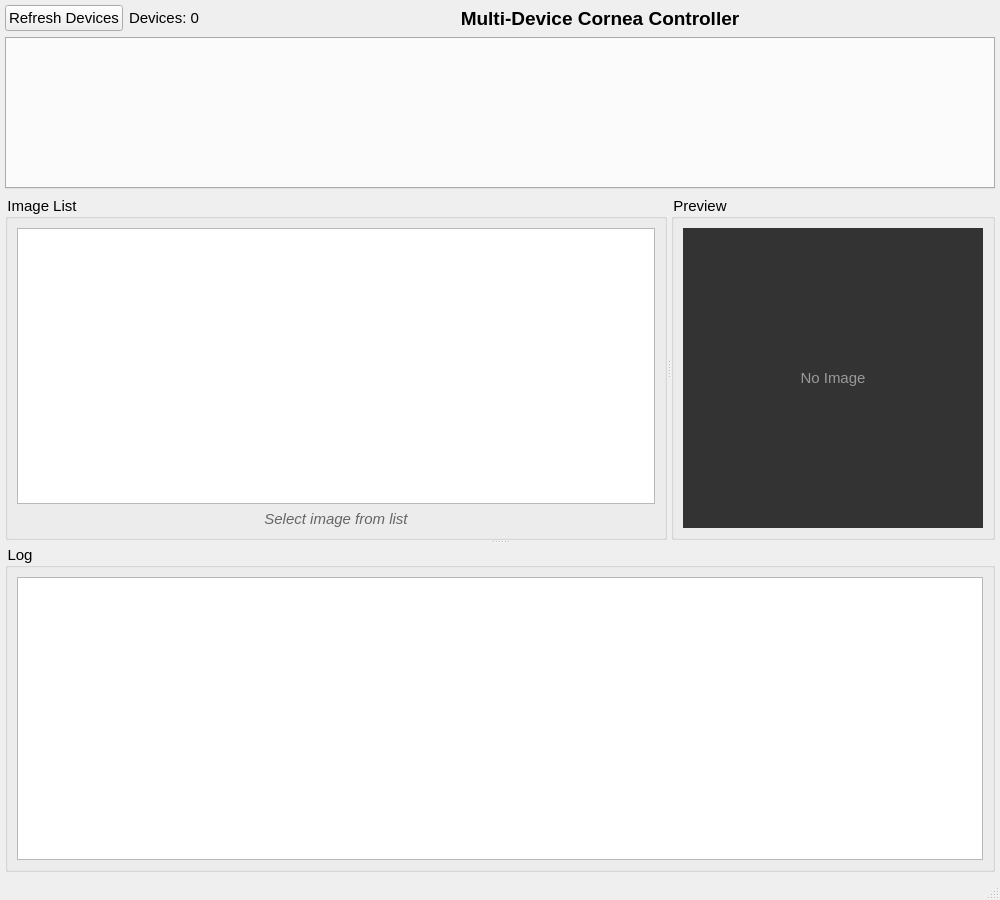
<?xml version="1.0" encoding="UTF-8"?>
<ui version="4.0">
 <class>MainWindow</class>
 <widget class="QMainWindow" name="MainWindow">
  <property name="geometry">
   <rect>
    <x>0</x>
    <y>0</y>
    <width>1000</width>
    <height>900</height>
   </rect>
  </property>
  <property name="windowTitle">
   <string>Cornea Controller (Multi-Device)</string>
  </property>
  <property name="styleSheet">
   <string>* { font-family: "Segoe UI", "Microsoft JhengHei UI", sans-serif; font-size: 11pt; }</string>
  </property>
  <widget class="QWidget" name="centralwidget">
   <layout class="QVBoxLayout" name="verticalLayout">
    <property name="spacing">
     <number>5</number>
    </property>
    <property name="leftMargin">
     <number>5</number>
    </property>
    <property name="topMargin">
     <number>5</number>
    </property>
    <property name="rightMargin">
     <number>5</number>
    </property>
    <property name="bottomMargin">
     <number>5</number>
    </property>
    <item>
     <widget class="QSplitter" name="mainSplitter">
      <property name="orientation">
       <enum>Qt::Vertical</enum>
      </property>
      <property name="childrenCollapsible">
       <bool>false</bool>
      </property>
      <widget class="QWidget" name="topWidget" native="true">
       <layout class="QVBoxLayout" name="topLayout">
        <property name="leftMargin">
         <number>0</number>
        </property>
        <property name="topMargin">
         <number>0</number>
        </property>
        <property name="rightMargin">
         <number>0</number>
        </property>
        <property name="bottomMargin">
         <number>0</number>
        </property>
        <item>
         <layout class="QHBoxLayout" name="topBarLayout">
          <item>
           <widget class="QPushButton" name="btnRefreshDevices">
            <property name="text">
             <string>Refresh Devices</string>
            </property>
           </widget>
          </item>
          <item>
           <widget class="QLabel" name="lblDeviceCount">
            <property name="text">
             <string>Devices: 0</string>
            </property>
           </widget>
          </item>
          <item>
           <widget class="QLabel" name="lblTitle">
            <property name="text">
             <string>Multi-Device Cornea Controller</string>
            </property>
            <property name="styleSheet">
             <string>font-weight: bold; font-size: 14pt;</string>
            </property>
            <property name="alignment">
             <set>Qt::AlignCenter</set>
            </property>
            <property name="sizePolicy">
             <sizepolicy hsizetype="Expanding" vsizetype="Preferred">
              <horstretch>1</horstretch>
              <verstretch>0</verstretch>
             </sizepolicy>
            </property>
           </widget>
          </item>
         </layout>
        </item>
        <item>
         <widget class="QTabWidget" name="tabDevices">
          <property name="currentIndex">
           <number>-1</number>
          </property>
         </widget>
        </item>
        <item>
         <widget class="QSplitter" name="imageSplitter">
          <property name="orientation">
           <enum>Qt::Horizontal</enum>
          </property>
          <widget class="QGroupBox" name="grpImageList">
           <property name="title">
            <string>Image List</string>
           </property>
           <property name="minimumSize">
            <size>
             <width>200</width>
             <height>0</height>
            </size>
           </property>
           <property name="sizePolicy">
            <sizepolicy hsizetype="Expanding" vsizetype="Preferred">
             <horstretch>1</horstretch>
             <verstretch>0</verstretch>
            </sizepolicy>
           </property>
           <layout class="QVBoxLayout" name="verticalLayout_2">
            <item>
             <widget class="QListWidget" name="listImages">
              <property name="minimumSize">
               <size>
                <width>180</width>
                <height>150</height>
               </size>
              </property>
              <property name="sizePolicy">
               <sizepolicy hsizetype="Expanding" vsizetype="Expanding">
                <horstretch>1</horstretch>
                <verstretch>1</verstretch>
               </sizepolicy>
              </property>
             </widget>
            </item>
            <item>
             <widget class="QLabel" name="lblImageInfo">
              <property name="text">
               <string>Select image from list</string>
              </property>
              <property name="alignment">
               <set>Qt::AlignCenter</set>
              </property>
              <property name="styleSheet">
               <string>color: #666; font-style: italic;</string>
              </property>
             </widget>
            </item>
           </layout>
          </widget>
          <widget class="QGroupBox" name="grpImagePreview">
           <property name="title">
            <string>Preview</string>
           </property>
           <property name="sizePolicy">
            <sizepolicy hsizetype="Fixed" vsizetype="Preferred">
             <horstretch>0</horstretch>
             <verstretch>0</verstretch>
            </sizepolicy>
           </property>
           <layout class="QVBoxLayout" name="verticalLayout_5">
            <item>
             <widget class="QLabel" name="lblImagePreview">
              <property name="minimumSize">
               <size>
                <width>300</width>
                <height>300</height>
               </size>
              </property>
              <property name="maximumSize">
               <size>
                <width>300</width>
                <height>300</height>
               </size>
              </property>
              <property name="text">
               <string>No Image</string>
              </property>
              <property name="alignment">
               <set>Qt::AlignCenter</set>
              </property>
              <property name="scaledContents">
               <bool>false</bool>
              </property>
              <property name="styleSheet">
               <string>background-color: #333; color: #999;</string>
              </property>
             </widget>
            </item>
           </layout>
          </widget>
         </widget>
        </item>
       </layout>
      </widget>
      <widget class="QGroupBox" name="grpLog">
       <property name="title">
        <string>Log</string>
       </property>
       <property name="minimumSize">
        <size>
         <width>0</width>
         <height>200</height>
        </size>
       </property>
       <layout class="QVBoxLayout" name="verticalLayout_4">
        <item>
         <widget class="QTextEdit" name="txtLog">
          <property name="minimumSize">
           <size>
            <width>0</width>
            <height>150</height>
           </size>
          </property>
          <property name="readOnly">
           <bool>true</bool>
          </property>
          <property name="styleSheet">
           <string>font-family: Consolas, "Courier New", monospace; font-size: 11pt;</string>
          </property>
         </widget>
        </item>
       </layout>
      </widget>
     </widget>
    </item>
   </layout>
  </widget>
  <widget class="QStatusBar" name="statusbar"/>
 </widget>
 <resources/>
 <connections/>
</ui>
